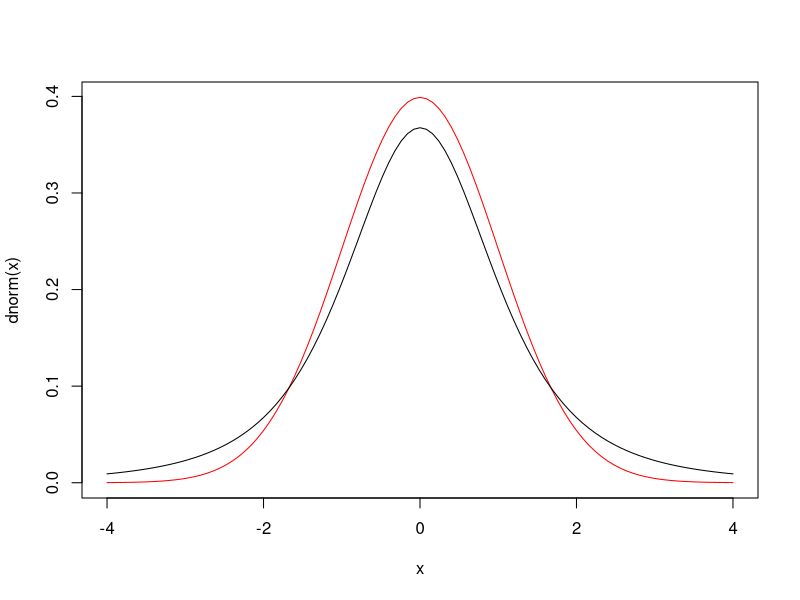

R code for this plot: (Note: this script raises an error after producing the figure.)

## normal dist vs t-dist

curve(dnorm(x), -4, 4, col = "red")
curve(dt(x, df = 3), add = TRUE)

p9 <- ggplot(data.frame(x = c(-4, 4)), aes(x = x)) +
  stat_function(fun = dt, args = list(df = 8))
p9

library(ggplot2)

dist = data.frame(dist = rnorm(100))

plot1 <-ggplot(data = dist) + 
  geom_histogram(mapping = aes(x = dist, y=..density..), fill="steelblue", colour="black", binwidth = 1) +
  ggtitle("Frequences") +
  stat_function(fun = dnorm, args = list(mean = mean(dist$dist), sd = sd(dist$dist)))



t.values <- seq(-4,4,.05)

t.frame = data.frame(t.values,
                     df14 = dt(t.values,14),
                     std_normal = dnorm(t.values))

head(t.frame)

tf <- t.frame %>% pivot_longer(2:3)

ggplot(tf, aes(x = t.values, y = value, color=name)) +
  geom_line(lwd=1) +
  theme_minimal() +
  scale_color_manual(values=c("blue", "red")) +
  theme(legend.position = "none") +
  geom_vline(xintercept = 2.145, color = "blue", lty=2) +
  geom_vline(xintercept = -2.145, color = "blue", lty=2) +
  geom_vline(xintercept = 1.96, color = "red", lty=2) +
  geom_vline(xintercept = -1.96, color = "red", lty=2) +
  xlab("value of z/t")+
  ylab("")+
  geom_vline(xintercept = 0, color = "black", lty=3) 
  
